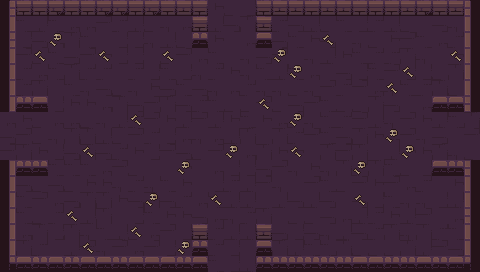

Tiled map render using the project's own tile images. Description and the map definition, with tile-layer contents summarised, below:
An orthogonal 30x17 tile map with 16x16 px tiles, 6 tile layers (ground, dressing, decor, walls, ...) and 9 objects (5x ENTRY, 4x PROP).

<map version="1.10" tiledversion="1.10.2" orientation="orthogonal" renderorder="right-down" width="30" height="17" tilewidth="16" tileheight="16" infinite="0" nextlayerid="8" nextobjectid="10">
 <tileset firstgid="1" name="dungeon" tilewidth="16" tileheight="16" tilecount="100" columns="10">
  <image source="../../../gfx/tiles/depths/dungeon_tileset.png" width="160" height="160" />
 </tileset>
 <layer id="1" name="ground" width="30" height="17">
  <data>[510 cells, 510 non-empty, 12 distinct tile ids]</data>
 </layer>
 <layer id="2" name="dressing" width="30" height="17">
  <data>[510 cells, 27 non-empty, 2 distinct tile ids]</data>
 </layer>
 <layer id="3" name="decor" width="30" height="17">
  <data>[510 cells, 0 non-empty, 0 distinct tile ids]</data>
 </layer>
 <layer id="4" name="walls" width="30" height="17">
  <data>[510 cells, 78 non-empty, 18 distinct tile ids]</data>
 </layer>
 <layer id="5" name="props" width="30" height="17">
  <data>[510 cells, 16 non-empty, 6 distinct tile ids]</data>
 </layer>
 <layer id="6" name="overhead" width="30" height="17">
  <data>[510 cells, 0 non-empty, 0 distinct tile ids]</data>
 </layer>
 <objectgroup id="7" name="spawns">
  <object id="1" name="UP" type="ENTRY" x="232" y="24" />
  <object id="2" name="DOWN" type="ENTRY" x="232" y="248" />
  <object id="3" name="LEFT" type="ENTRY" x="24" y="136" />
  <object id="4" name="RIGHT" type="ENTRY" x="456" y="136" />
  <object id="5" name="" type="ENTRY" x="248" y="136" />
  <object id="6" name="torch" type="PROP" x="56" y="264" />
  <object id="7" name="torch" type="PROP" x="424" y="264" />
  <object id="8" name="torch" type="PROP" x="8" y="232" />
  <object id="9" name="torch" type="PROP" x="472" y="232" />
 </objectgroup>
</map>
